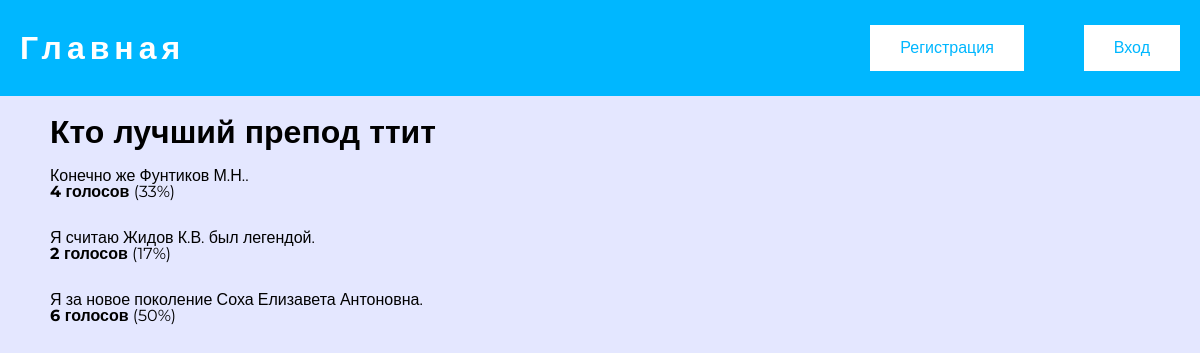
The app's page /polls/3/results/, older data.
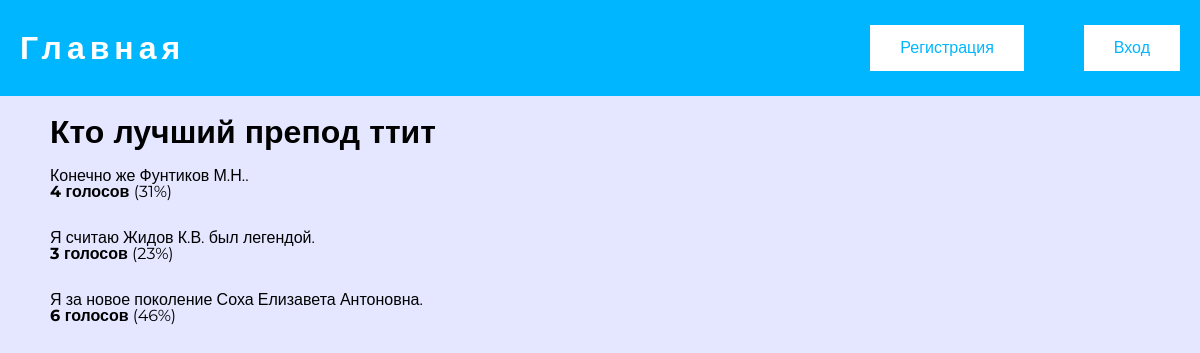
The same page, newer data.
### polls/models.py (models this page shows, shortened)
class Question(models.Model):
    text = models.CharField("Вопрос",max_length=250)
    pub_date = models.DateTimeField('date published')
    short_description = models.CharField(max_length=450, null=True)
    description = models.CharField(max_length=1500, null=True)
    image = models.ImageField(upload_to='polls/questions', blank=True)
    votes = models.IntegerField(default=0, blank=True)
    voted_by = models.ManyToManyField(User, related_name='voted_by', blank=True)

class Choice(models.Model):
    question = models.ForeignKey(Question, on_delete=models.CASCADE)
    choice_text = models.CharField("Вариант ответа",max_length=200)
    votes = models.IntegerField("Голоса",default=0)
    def calculate_percent(self):
        if self.question.votes > 0:
            return round(self.votes * 100 / self.question.votes)
        return 0

### polls/views.py (the view)
# urls.py: path('<int:pk>/results/', views.ResultsView.as_view(), name='results'),
class ResultsView(generic.DetailView):
    model = Question
    template_name = 'polls/results.html'

### polls/templates/polls/results.html (shortened to what this page needs)
{% extends 'polls/base.html' %}
{% block content %}
    <h1 style="margin-bottom: 20px">{{ question.text }}</h1>
    <ul class="results-list">
        {% for choice in question.choice_set.all %}
        <li>{{ choice.choice_text }}. <br><b>{{ choice.votes }} голосов</b> ({% if question.votes > 0 %}{{ choice.calculate_percent }}%{% endif %})</li>
        {% endfor %}
    </ul>
{% endblock %}

### polls/templates/polls/base.html (shortened to what this page needs)
{% load static %}
<!DOCTYPE html>
<html lang="ru">
<head>
    <link type="text/css" href="{% static 'css/styles.css' %}" rel="stylesheet" />
</head>
<body>
    <header class="header">
        <h1><a class="header-logo" href="{% url 'polls:index' %}">Главная</a></h1>
        <nav class="header-nav">
            {% if user.is_authenticated %}
                <a class="header-link" href="{% url 'polls:profile' user.id %}">Профиль</a>
                <a class="header-link" href="{% url 'polls:logout' %}">Выход</a>
            {% else %}
                <a class="header-link" href="{% url 'polls:register' %}">Регистрация</a>
                <a class="header-link" href="{% url 'polls:login' %}">Вход</a>
            {% endif %}
        </nav>
    </header>
    <main class="main">
        <div>
            {% block content %}
            {% endblock %}
        </div>
    </main>
</body>
</html>

### polls/static/css/styles.css (style rules this page uses)
* { padding: 0;margin: 0;border: 0; }
* { box-sizing: border-box; }
header { display: block; }
html,body { height:100%;width:100%; font-size:100%;line-height:1; }
a,a:visited { text-decoration: none; }
body { font-family: 'Montserrat',sans-serif; background: rgba(109, 124, 255, 0.18); }
main { padding: 20px 50px; }
.header { padding: 25px 20px; display: flex; align-items: center; justify-content: space-between; background: #00B7FF; }
.header-logo { color: #fff; letter-spacing: 5px; }
.header-nav { display: flex; gap: 60px; align-items: center; }
.header-link { display: flex; justify-content: center; align-content: center; padding: 15px 30px; background: #fff; color: #00B7FF; font-weight: 500; max-width:220px; width: 100%; }
.results-list { display: flex; flex-direction: column; gap: 30px; list-style: none; }

Row changes from the older to the newer data that the page shows:
changed through a linked row, Choice "Конечно же Фунтиков М.Н.": calculate_percent "33" → "31"
changed Choice "Я считаю Жидов К.В. был легендой": votes "2" → "3"; calculate_percent "17" → "23"
changed through a linked row, Choice "Я за новое поколение Соха Елизавета Антоновна": calculate_percent "50" → "46"
